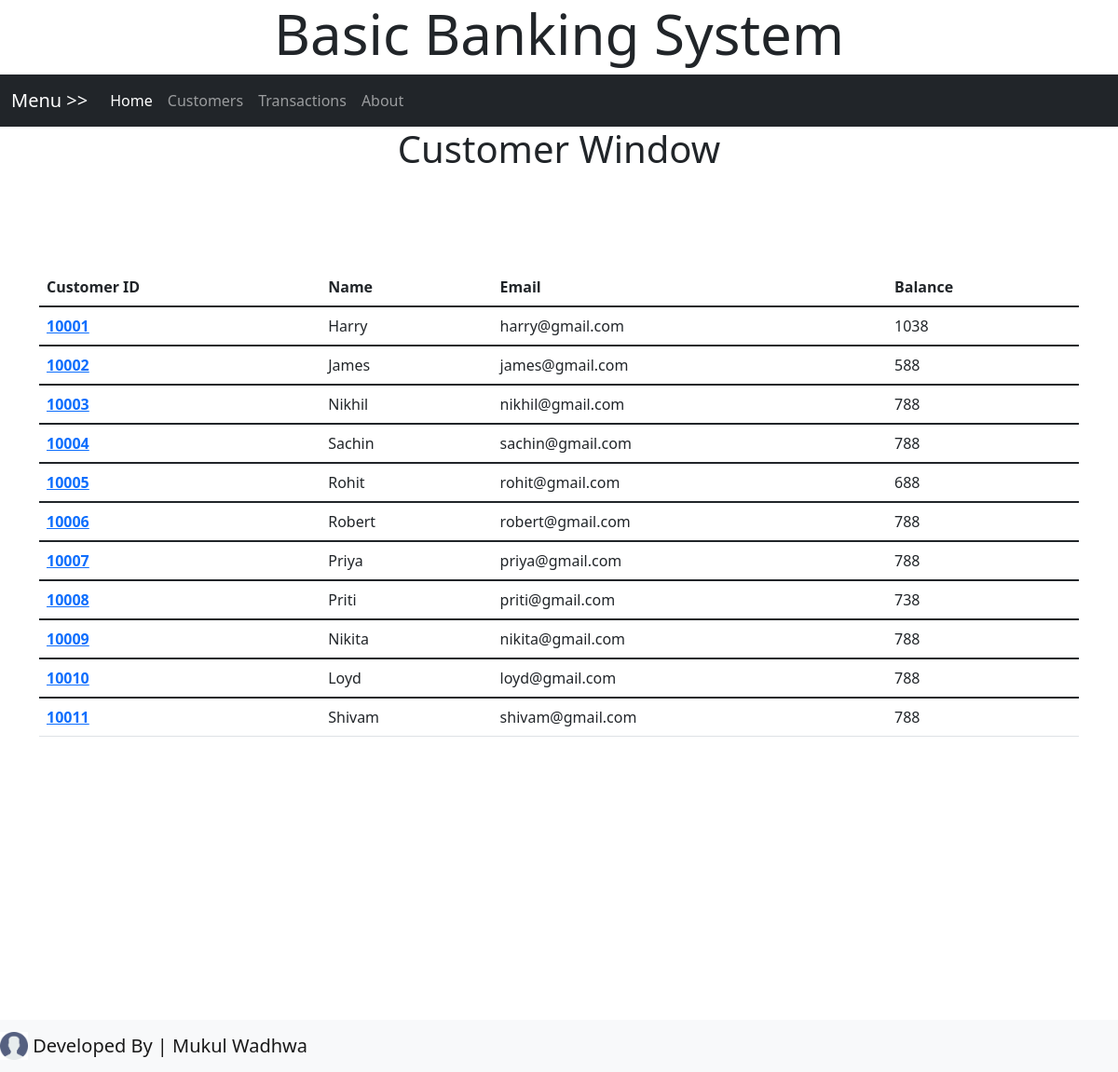
The page /customers.php on the database its author committed.
### tables this page shows
CREATE TABLE IF NOT EXISTS `customers` (
  `cid` int NOT NULL,
  `name` varchar(20) NOT NULL,
  `email` varchar(20) NOT NULL,
  `balance` int NOT NULL
);

### database_operations.php (called while the page is built, shortened)
<?php
	class database{
		public $host='localhost';
		public $user='root';
		public $pass='';
		public $db_name='bank';
		public function connect_db(){
			$con=mysqli_connect($this->host,$this->user,$this->pass,$this->db_name);
			return $con;
		}
		public function fetch_data($table_name,$select_column,$conditions,$sorting){
			$con=$this->connect_db();
			if($select_column==""){
				$select_column = "*";
			}
			$query_string="SELECT ". $select_column ." FROM " . $table_name;
			if($sorting!=''){
				$query_string .= " ORDER BY " . $sorting ;
			}
			$received_data=array();
			$mysql_query=mysqli_query($con,$query_string);
			while($each_row=mysqli_fetch_assoc($mysql_query)){
				$received_data[]=$each_row;
			}
			return $received_data;
		}
	}
?>

### customers.php (the view, shortened to what this page needs)
<?php
	include_once('database_operations.php');
	$db_obj= new database;
	$cust_data=$db_obj->fetch_data('customers','','','cid');
?>
<!DOCTYPE html>
<html>
<head>
		<link href="bootstrap5/css/bootstrap.min.css" rel="stylesheet">
</head>
<body>
	<?php include_once('header.php'); ?>
	<?php include_once('menu_bar.php'); ?>
		<?php
			if(!empty($cust_data))
			{
				echo
				"<div class='rs_adjustment_div' align='center'>
				<div class='rs_sub_adjustment_div'>
				<h1 class='title_body_content'>Customer Window </h1>
					<br />
					<br />
					<br />
					<br />";
				echo
				"<div class='container-sm'><table class='table'>
					<thead class='thead-dark'>
						<tr>
							<th scope='col'>Customer ID</th>
							<th scope='col'>Name</th>
							<th scope='col'>Email</th>
							<th scope='col'>Balance</th>
						</tr>
					</thead>
					<tbody>
				";
				foreach($cust_data as $cust_data_each)
				{
					extract($cust_data_each);
					$customer_id=ucwords($cid);
					$customer_name=ucwords($name);
					$customer_email=$email;
					$customer_balance=$balance;
					echo"
									<tr>
										<th scope='row' ><a href='user.php?event=$cid' class='other_articles_links_general link_general' >$customer_id </a> </th>
										<td >$customer_name</td>
										<td >$customer_email</td>
										<td >$customer_balance</td>
										</tr>
									</tbody>
					";
				}
				echo "</table></div>";
			}
			else {
				echo"<h1 class='title_body_content no_rs' style='margin-bottom: 50px;'>Sorry, no data found here.</h1>";
			}
		?>
	<?php include_once('footer.php'); ?>
</body>
</html>

### header.php (shortened to what this page needs)
<html>
<head>
    <link href="bootstrap5/css/bootstrap.min.css" rel="stylesheet">
    <link href="bootstrap5/css/bootstrap.min.css" rel="stylesheet">
</head>
<div>
        <h2 class="text-center" style="font-size: 60px">
        </h2>
</div>
</html>

### menu_bar.php (shortened to what this page needs)
<!doctype html>
<html lang="en">
  <head>
  </head>
  <body>
		<nav class="navbar navbar-expand-lg navbar-dark bg-dark">
		<div class="container-fluid">
			<a class="navbar-brand" href="#">Menu >> </a>
			<div class="collapse navbar-collapse" id="navbarText">
			<ul class="navbar-nav me-auto mb-2 mb-lg-0">
				<li class="nav-item">
				<a class="nav-link active" aria-current="page" href="index.php">Home</a>
				</li>
				<li class="nav-item">
				<a class="nav-link" href="customers.php">Customers</a>
				</li>
				<li class="nav-item">
				<a class="nav-link" href="transactions.php">Transactions</a>
				</li>
				<li class="nav-item">
				<a class="nav-link" href="#">About</a>
				</li>
			</ul>
			</div>
		</div>
		</nav>
  </body>
</html>

### footer.php
<br><br><br><br><br><br><br><br><br><br><br><br>
<div class="float-right" >
<footer>
	<nav class="navbar navbar-light bg-light" >
		<a class="navbar-brand" href="https://www.linkedin.com/in/mukulwadhwa01/" >
					<img src="images/user.png" width="30" height="30" class="d-inline-block align-top" alt="">
					Developed By | Mukul Wadhwa
		</a>
	</nav>
   </footer>
</div>

### rows shown on the page
customers: cid "10001", name "Harry", email "harry@gmail.com", balance "1038"
customers: cid "10002", name "James", email "james@gmail.com", balance "588"
customers: cid "10003", name "Nikhil", email "nikhil@gmail.com", balance "788"
customers: cid "10004", name "Sachin", email "sachin@gmail.com", balance "788"
customers: cid "10005", name "Rohit", email "rohit@gmail.com", balance "688"
customers: cid "10006", name "Robert", email "robert@gmail.com", balance "788"
customers: cid "10007", name "Priya", email "priya@gmail.com", balance "788"
customers: cid "10008", name "Priti", email "priti@gmail.com", balance "738"
customers: cid "10009", name "Nikita", email "nikita@gmail.com", balance "788"
customers: cid "10010", name "Loyd", email "loyd@gmail.com", balance "788"
customers: cid "10011", name "Shivam", email "shivam@gmail.com", balance "788"
